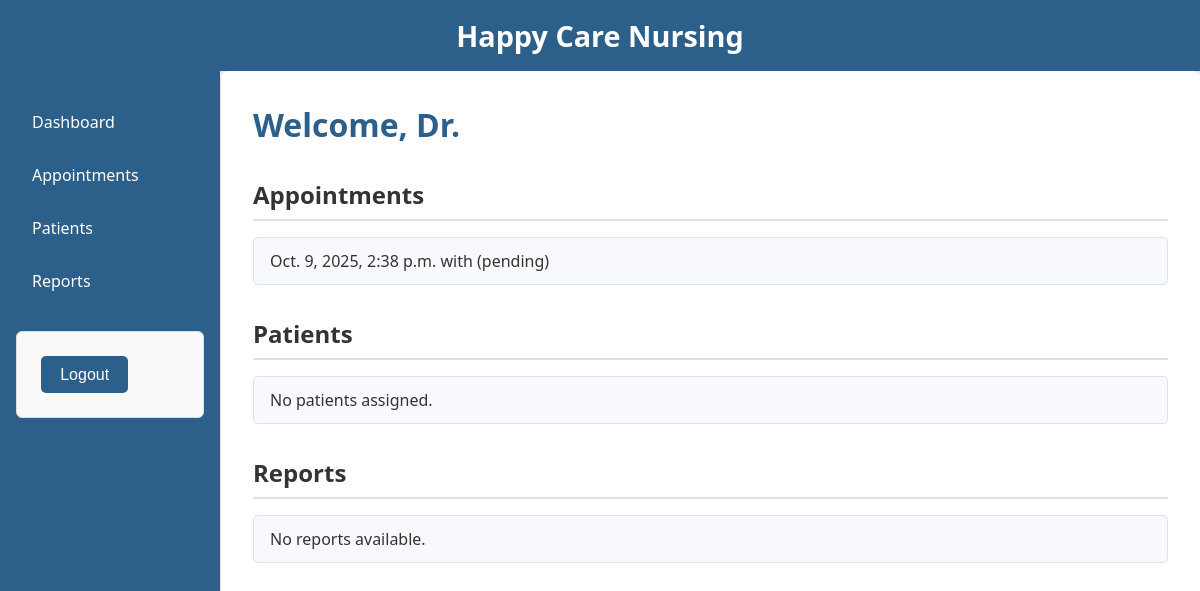
The app's page /doctor/ (signed in), older data.
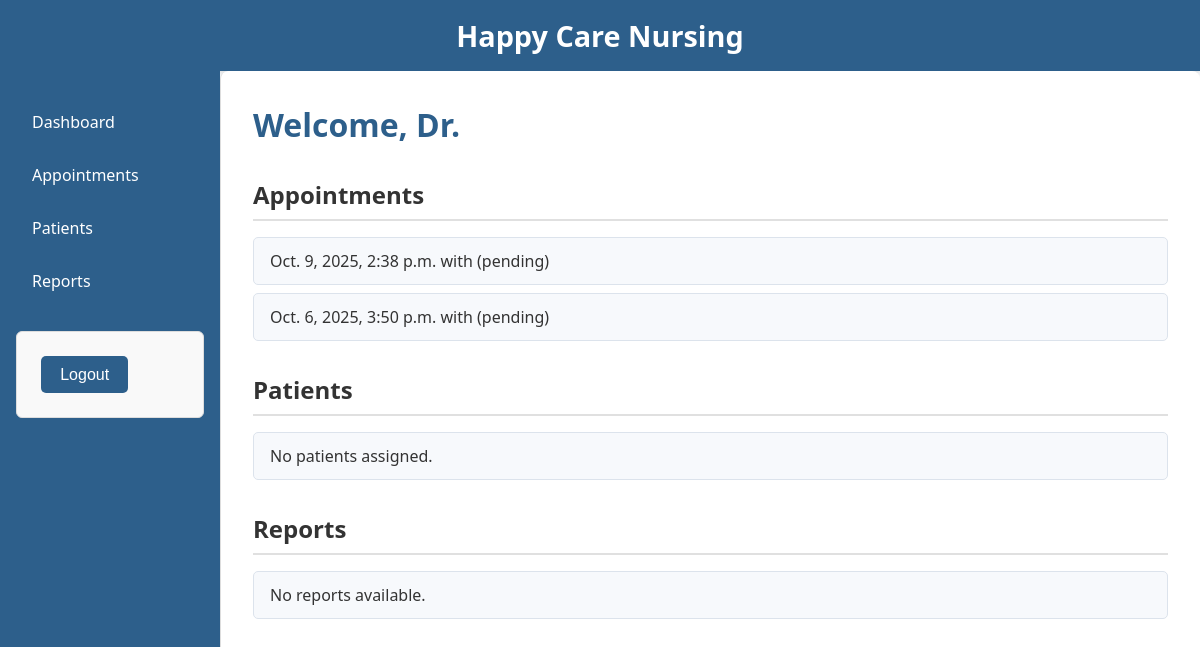
The same page, newer data.
### nursing/models.py (models this page shows, shortened)
class Appointment(models.Model):
    STATUS_CHOICES = [
        ('pending', 'Pending'),
        ('approved', 'Approved'),
        ('cancelled', 'Cancelled'),
        ('completed', 'Completed'),
    ]
    patient = models.ForeignKey(Patient, on_delete=models.CASCADE)
    doctor = models.ForeignKey(User, limit_choices_to={'userprofile__role': 'doctor'}, on_delete=models.CASCADE)
    appointment_date = models.DateTimeField()
    status = models.CharField(max_length=20, choices=STATUS_CHOICES, default='pending')
    notes = models.TextField(blank=True, null=True)
    created_at = models.DateTimeField(auto_now_add=True)

### nursing/views.py (the view)
# urls.py: path('doctor/', views.doctor_dashboard, name='doctor-dashboard'),
@login_required
def doctor_dashboard(request):
    doctor = request.user
    appointments = Appointment.objects.filter(doctor=doctor).order_by('-appointment_date')
    return render(request, 'doctor_dashboard.html', {
        'appointments': appointments,
    })

### nursing/templates/doctor_dashboard.html (shortened to what this page needs)
{% extends 'base.html' %}
{% block content %}
    <h1>Welcome, Dr. {{ user.get_full_name }}</h1>
    <h2 id="appointments">Appointments</h2>
    <ul>
        {% for appointment in appointments %}
            <li>
                {{ appointment.appointment_date }} with {{ appointment.patient.get_full_name }} ({{ appointment.status }})
            </li>
        {% empty %}
            <li>No appointments scheduled.</li>
        {% endfor %}
    </ul>
    <h2 id="patients">Patients</h2>
    <ul>
        {% for patient in patients %}
            <li>{{ patient.get_full_name }} - Age {{ patient.age }}</li>
        {% empty %}
            <li>No patients assigned.</li>
        {% endfor %}
    </ul>
    <h2 id="reports">Reports</h2>
    <ul>
        {% for report in reports %}
            <li>
                {{ report.date }} - {{ report.summary|truncatewords:10 }}
                <a href="#">View</a>
            </li>
        {% empty %}
            <li>No reports available.</li>
        {% endfor %}
    </ul>
{% endblock %}

Row changes from the older to the newer data that the page shows:
added Appointment: appointment_date "Oct. 6, 2025, 3:50 p.m.", status "pending"
